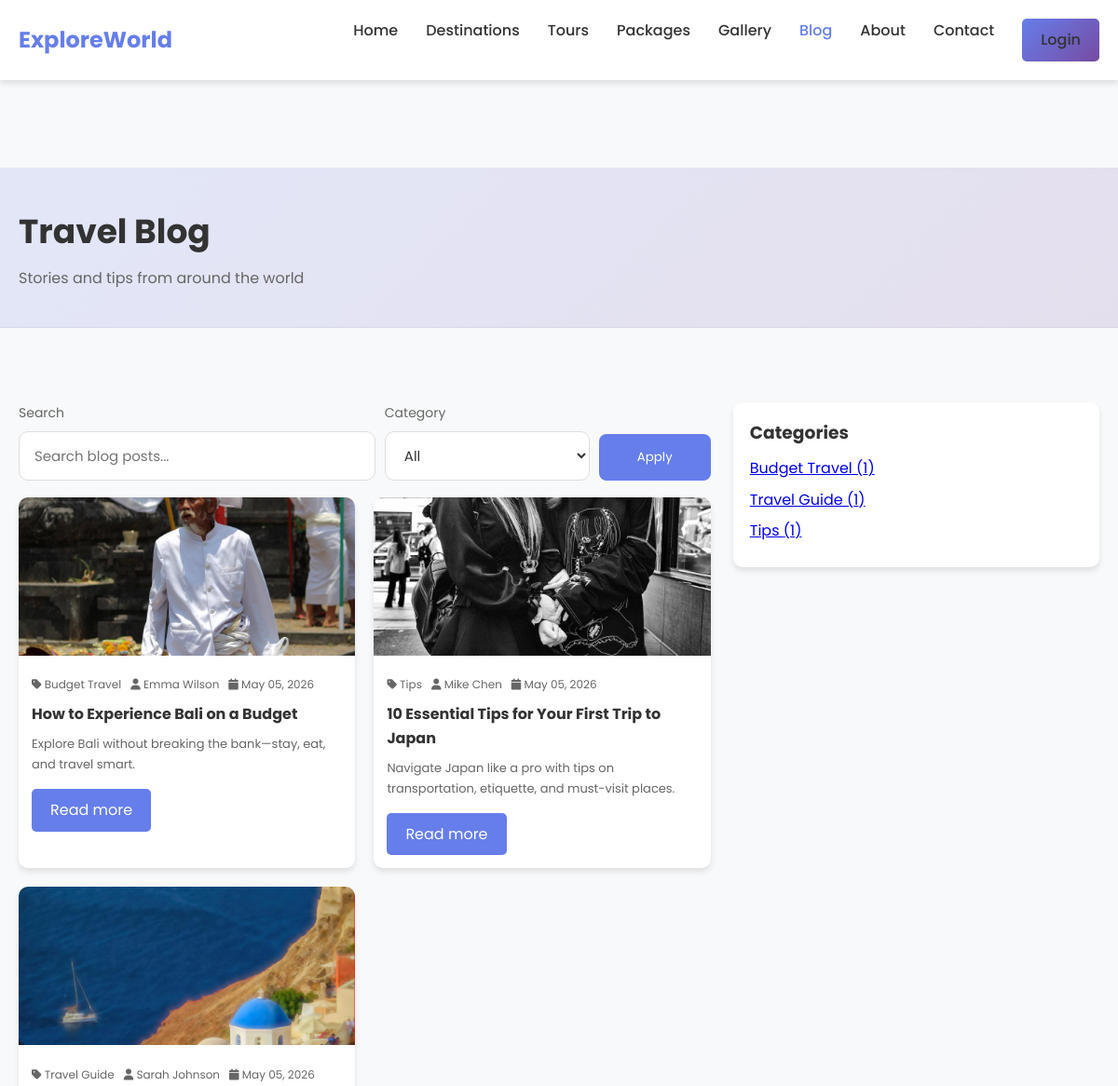
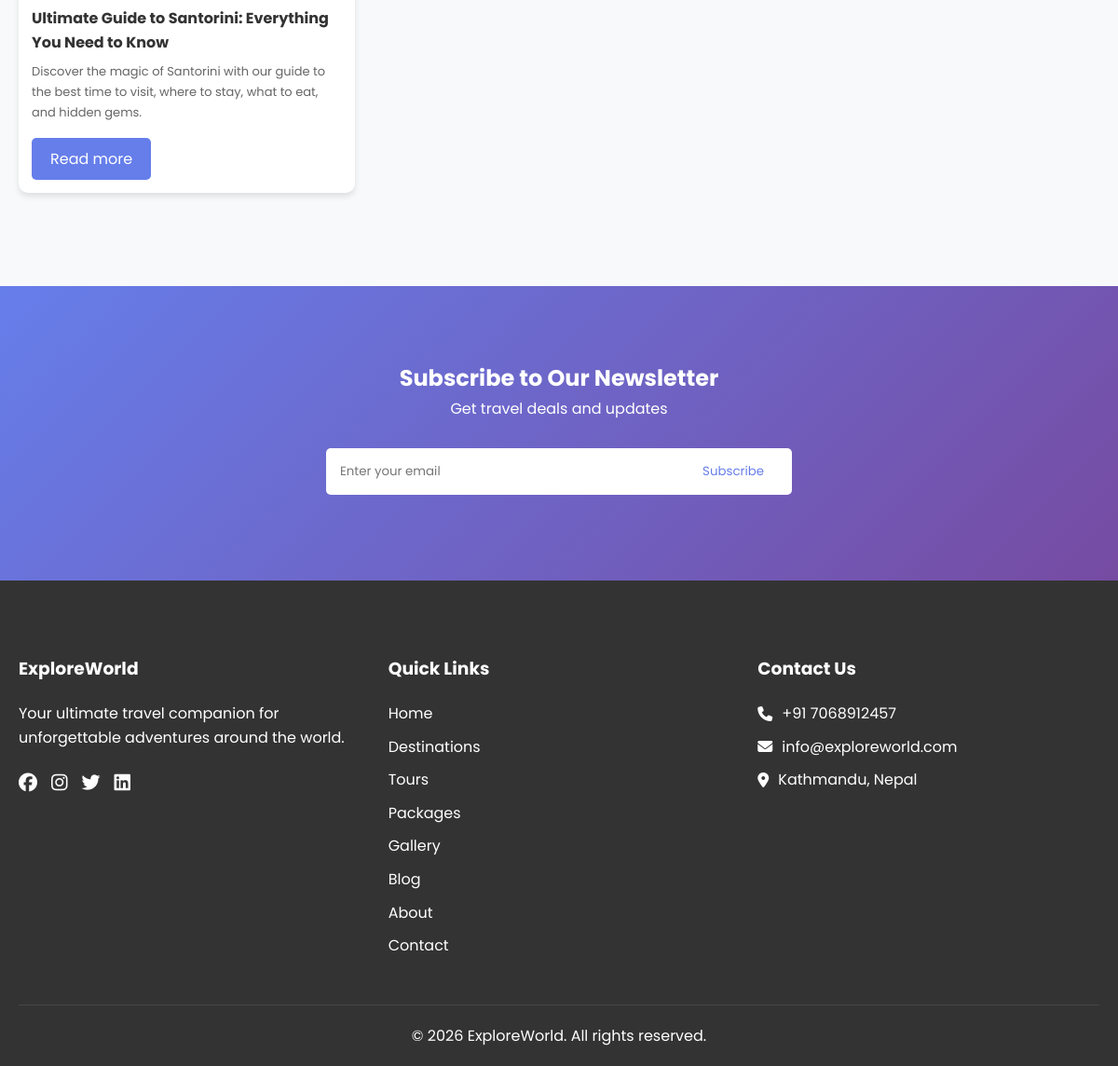
Screenshot of /blog.php with the database file from the repository (2 pictures, top to bottom).
### tables this page shows
CREATE TABLE IF NOT EXISTS blog_posts (
    id INT AUTO_INCREMENT PRIMARY KEY,
    title VARCHAR(200) NOT NULL,
    slug VARCHAR(220) NOT NULL UNIQUE,
    category VARCHAR(80) DEFAULT NULL,
    author VARCHAR(120) DEFAULT NULL,
    excerpt TEXT,
    content LONGTEXT,
    image_url VARCHAR(255) DEFAULT NULL,
    published_at TIMESTAMP NULL DEFAULT NULL,
    created_at TIMESTAMP DEFAULT CURRENT_TIMESTAMP
);

### includes/init.php (called while the page is built, shortened)
<?php
require_once __DIR__ . '/../config/database.php';
function url_path(string $path): string {
    return BASE_URL . '/' . ltrim($path, '/');
}
function e(string $value): string {
    return htmlspecialchars($value, ENT_QUOTES, 'UTF-8');
}
?>

### config/database.php (called while the page is built, shortened)
<?php
$isDevelopment = getenv('APP_ENV') === 'development';
try {
    $conn = new mysqli(DB_HOST, DB_USER, DB_PASS, DB_NAME);
} catch (Exception $e) {
    error_log("Database connection error: " . $e->getMessage());
    if ($isDevelopment) {
        die("Database connection error: " . htmlspecialchars($e->getMessage(), ENT_QUOTES, 'UTF-8'));
    }
    die("We're experiencing technical difficulties. Please try again later.");
}
function execute_query($sql, $types = "", $params = []) {
    global $conn;
    try {
        $stmt = $conn->prepare($sql);
        if (!$stmt->execute()) {
            throw new Exception("Execute failed: " . $stmt->error);
        }
        return $stmt;
    } catch (Exception $e) {
        error_log("Query execution error: " . $e->getMessage());
        return false;
    }
}
function get_results($stmt) {
    $result = $stmt->get_result();
    $rows = [];
    while ($row = $result->fetch_assoc()) {
        $rows[] = $row;
    }
    return $rows;
}
?>

### blog.php (the view, shortened to what this page needs)
<?php
require_once __DIR__ . '/includes/header.php';
$q = isset($_GET['q']) ? trim((string)$_GET['q']) : '';
$where = ["published_at IS NOT NULL"];
$types = '';
$params = [];
$sql = "SELECT id, title, slug, category, author, excerpt, image_url, published_at
        FROM blog_posts
        WHERE " . implode(' AND ', $where) . "
        ORDER BY published_at DESC, id DESC
        LIMIT 30";
$stmt = execute_query($sql, $types, $params);
$posts = $stmt ? get_results($stmt) : [];
$catsStmt = execute_query("SELECT category, COUNT(*) AS cnt FROM blog_posts WHERE published_at IS NOT NULL GROUP BY category ORDER BY cnt DESC");
$categories = $catsStmt ? get_results($catsStmt) : [];
?>
<header class="page-header">
  <div class="container">
    <h1>Travel Blog</h1>
    <p>Stories and tips from around the world</p>
  </div>
</header>
<section class="destinations-page">
  <div class="container">
    <div style="display:grid; grid-template-columns: 1.7fr 0.9fr; gap: 24px;">
      <div>
        <div class="filter-section" style="margin-bottom: 18px;">
          <form method="get" style="display:grid; grid-template-columns: 1fr 220px 120px; gap: 10px; align-items:end;">
            <div class="filter-group">
              <label for="q">Search</label>
              <input id="q" name="q" value="<?php echo e($q); ?>" placeholder="Search blog posts...">
            </div>
            <div class="filter-group">
              <label for="category">Category</label>
              <select id="category" name="category">
                <option value="">All</option>
              </select>
            </div>
            <button class="btn-search" type="submit" style="border-radius:8px;">Apply</button>
          </form>
        </div>
        <div class="grid cols-3">
          <?php foreach ($posts as $p): ?>
            <article style="background:#fff; border-radius:10px; box-shadow: var(--shadow); overflow:hidden;">
              <img src="<?php echo e(url_path($p['image_url'] ?: 'assets/images/hero-bg.svg')); ?>" alt="<?php echo e((string)$p['title']); ?>" style="width:100%; height: 170px; object-fit:cover;">
              <div style="padding: 14px;">
                <div style="display:flex; gap:10px; flex-wrap: wrap; color: var(--light-text); font-size: 12px;">
                  <?php if (!empty($p['category'])): ?><span><i class="fas fa-tag"></i> <?php echo e((string)$p['category']); ?></span><?php endif; ?>
                  <?php if (!empty($p['author'])): ?><span><i class="fas fa-user"></i> <?php echo e((string)$p['author']); ?></span><?php endif; ?>
                  <?php if (!empty($p['published_at'])): ?><span><i class="fas fa-calendar"></i> <?php echo e(date('M d, Y', strtotime((string)$p['published_at']))); ?></span><?php endif; ?>
                </div>
                <h3 style="margin: 10px 0 8px; font-size: 16px;"><?php echo e((string)$p['title']); ?></h3>
                <p style="color: var(--light-text); font-size: 13px; line-height:1.7;">
                  <?php echo e(mb_strimwidth((string)($p['excerpt'] ?? ''), 0, 150, '...')); ?>
                </p>
                <a class="btn-explore" href="<?php echo e(url_path('post.php?slug=' . urlencode((string)$p['slug']))); ?>">Read more</a>
              </div>
            </article>
          <?php endforeach; ?>
        </div>
      </div>
      <aside>
        <div style="background:#fff; border-radius:10px; box-shadow: var(--shadow); padding:18px;">
          <h3 style="margin-top:0;">Categories</h3>
          <ul style="list-style:none; padding:0; margin: 10px 0 0;">
            <?php foreach ($categories as $c): ?>
              <li style="margin-bottom: 8px;">
                <a href="<?php echo e(url_path('blog.php?category=' . urlencode((string)$c['category']))); ?>">
                  <?php echo e((string)$c['category']); ?> (<?php echo e((string)$c['cnt']); ?>)
                </a>
              </li>
            <?php endforeach; ?>
          </ul>
        </div>
      </aside>
    </div>
  </div>
</section>
<?php require_once __DIR__ . '/includes/footer.php'; ?>

### assets/css/style.css (style rules this page uses)
html { scroll-behavior: smooth; }
:root { --primary-color: #667eea; --secondary-color: #764ba2; --text-color: #333; --light-text: #666; --white: #fff; --background: #f8f9fa; --border-color: #ddd; --shadow: 0 4px 6px rgba(0, 0, 0, 0.1); --transition: all 0.3s ease; }
* { margin: 0; padding: 0; box-sizing: border-box; font-family: 'Poppins', sans-serif; }
body { line-height: 1.6; color: var(--text-color); background-color: var(--background); padding-top: 100px; }
.container { max-width: 1200px; margin: 0 auto; padding: 0 20px; }
.page-header { background: linear-gradient(135deg, rgba(102,126,234,0.15) 0%, rgba(118,75,162,0.15) 100%); padding: 40px 0; border-bottom: 1px solid rgba(0,0,0,0.06); margin-top: 80px; }
.page-header h1 { margin: 0; font-size: 36px; }
.page-header p { margin: 8px 0 0; color: var(--light-text); }
.grid { display: grid; gap: 20px; }
.grid.cols-3 { grid-template-columns: repeat(auto-fit, minmax(280px, 1fr)); }
.btn-search { background: var(--primary-color); color: var(--white); border: none; padding: 15px 30px; border-radius: 0 5px 5px 0; cursor: pointer; transition: var(--transition); }
.btn-explore { display: inline-block; padding: 10px 20px; background: var(--primary-color); color: var(--white); text-decoration: none; border-radius: 5px; margin-top: 15px; transition: var(--transition); }
.destinations-page { padding: 80px 0 100px; }
.filter-section { margin-bottom: 30px; }
.filter-group { display: flex; flex-direction: column; gap: 8px; }
.filter-group label { font-size: 14px; color: var(--light-text); }
.filter-group input, .filter-group select, .filter-group textarea { width: 100%; padding: 14px 16px; border: 1px solid var(--border-color); border-radius: 10px; background: var(--white); color: var(--text-color); font-size: 15px; transition: border-color 0.2s ease; }

### rows the page displays
blog_posts: image_url (picture), category "Budget Travel", author "Emma Wilson", published_at "May 05, 2026", title "How to Experience Bali on a Budget", excerpt "Explore Bali without breaking the bank—stay, eat, and travel smart."
blog_posts: image_url (picture), category "Tips", author "Mike Chen", published_at "May 05, 2026", title "10 Essential Tips for Your First Trip to Japan", excerpt "Navigate Japan like a pro with tips on transportation, etiquette, and must-visit places."
blog_posts: image_url (picture), category "Travel Guide", author "Sarah Johnson", published_at "May 05, 2026", title "Ultimate Guide to Santorini: Everything You Need to Know", excerpt "Discover the magic of Santorini with our guide to the best time to visit, where to stay, what to eat, and hidden gems."

### other values shown
$c['category'] "Budget Travel"
$c['cnt'] "1"
$c['category'] "Travel Guide"
$c['category'] "Tips"
